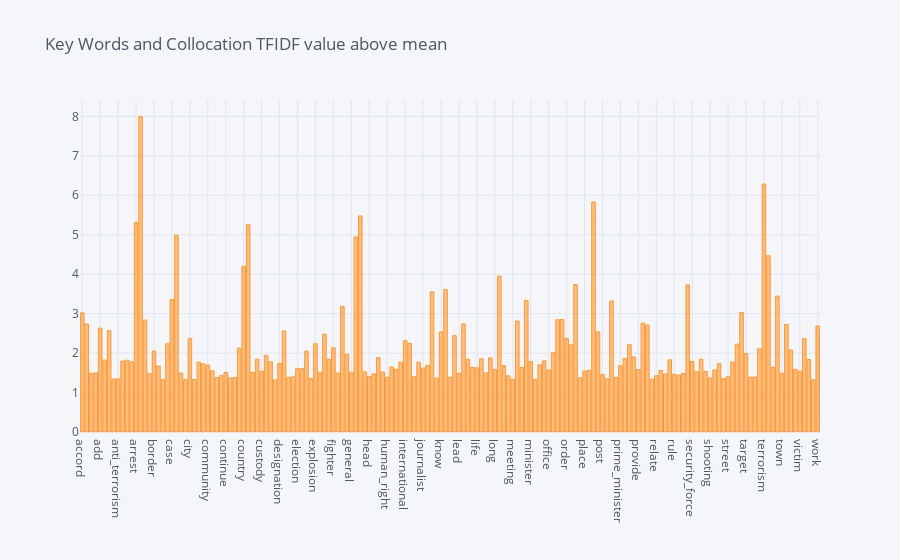

Here is the notebook cell this chart was saved with:
### Code cell
df_TFIDF_Bigram.query('col_sum > {i}'.format(i = df_TFIDF_Bigram.col_sum.mean()))\
                        [['col_sum']].iplot(kind='bar',title = 'Key Words and Collocation TFIDF value above mean ')

### Figure 1 — Plotly figure (JSON) as saved in the notebook; plotly's stock layout.template omitted (floating-point values rounded to 4 significant figures; data arrays with more than 128 entries replaced by an {"elided": "..."} marker saying what was removed)
{"data": [{"marker": {"color": "rgba(255, 153, 51, 0.6)", "line": {"color": "rgba(255, 153, 51, 1.0)", "width": 1}}, "name": "col_sum", "orientation": "v", "text": "", "type": "bar", "x": {"elided": "165 str values"}, "y": {"elided": "165 float values"}}], "layout": {"autosize": true, "legend": {"bgcolor": "#F5F6F9", "font": {"color": "#4D5663"}}, "paper_bgcolor": "#F5F6F9", "plot_bgcolor": "#F5F6F9", "title": {"font": {"color": "#4D5663"}, "text": "Key Words and Collocation TFIDF value above mean "}, "xaxis": {"autorange": true, "gridcolor": "#E1E5ED", "range": [-0.5, 164.5], "showgrid": true, "tickfont": {"color": "#4D5663"}, "title": {"font": {"color": "#4D5663"}, "text": ""}, "type": "category", "zerolinecolor": "#E1E5ED"}, "yaxis": {"autorange": true, "gridcolor": "#E1E5ED", "range": [0, 8.416], "showgrid": true, "tickfont": {"color": "#4D5663"}, "title": {"font": {"color": "#4D5663"}, "text": ""}, "type": "linear", "zerolinecolor": "#E1E5ED"}}}
